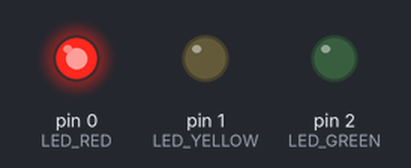
Recording of a sketch running on a simulated Arduino Uno, built with avr-gcc and run on an emulated ATmega328P. On the bench: output pins drawn as LEDs (lit = HIGH).

Above: at 5.0 s.
At 15.0 s:
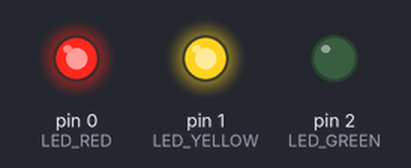
At 25.0 s:
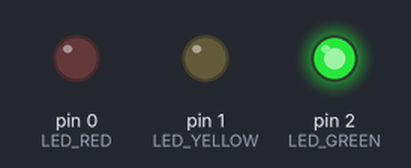
At 35.0 s:
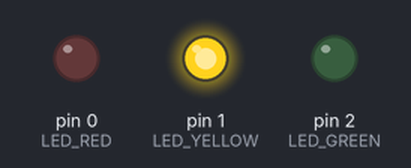
At 40.06 s:
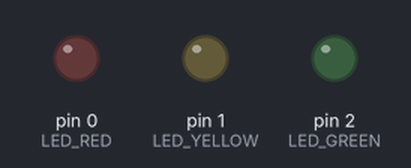
Timing chart, 0 to 52.2 s (numbered marks = the images above):
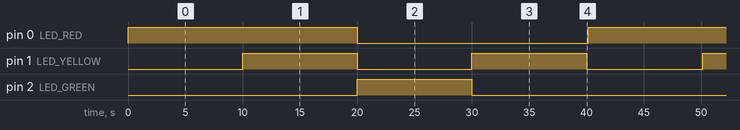

Measured:
- by itself, pin 0 (LED_RED): alternates HIGH for 20.0 s and LOW for 20.1 s
- by itself, pin 1 (LED_YELLOW): alternates HIGH for 10.0 s and LOW for 10.0 s
- by itself, pin 2 (LED_GREEN): alternates HIGH for 10.0 s and LOW for 30.1 s

The sketch:

TrafficLightSystem.ino.ino
```cpp
const int LED_RED = 0;
const int LED_YELLOW = 1;
const int LED_GREEN = 2;

const int MILLI = 10000;
const int MILLI_SHORT = 125;


void setup() {
    pinMode(LED_RED, OUTPUT);
    pinMode(LED_YELLOW, OUTPUT);
    pinMode(LED_GREEN, OUTPUT);
}


void loop() {
    // Red On
    digitalWrite(LED_RED, HIGH);
    delay(MILLI);

    // Amber/Yellow On
    digitalWrite(LED_YELLOW, HIGH);
    delay(MILLI);

    // Red & Amber Off
    digitalWrite(LED_RED, LOW);
    digitalWrite(LED_YELLOW, LOW);

    // Green On
    digitalWrite(LED_GREEN, HIGH);
    delay(MILLI);

    // Amber On, Green Off
    digitalWrite(LED_GREEN, LOW);
    digitalWrite(LED_YELLOW, HIGH);
    delay(MILLI);

    // Amber off
    digitalWrite(LED_YELLOW, LOW);
    delay(MILLI_SHORT);
}
```

Code.cpp
```cpp
/*  @Author: Lloyd Thomas
    @Date: 17/09/2021
    @Version: 1.0
    @Title: Traffic Light System
*/


// LED board indexes (change according to which pins are being used)
const int LED_RED = 0;
const int LED_YELLOW = 1;
const int LED_GREEN = 2;

// Time between LED's changing in state
const int MILLI = 10000;
const int MILLI_SHORT = 125;


// Add devices to board
void setup() {
    /*  Red, yellow & green traffic lights:
        -----------------------------------
        Using LED's of these colours, apply them
        to the board indexes so that they can be accessed
        in the program loop.
    */

    // Apply indexes to pins
    pinMode(LED_RED, OUTPUT);
    pinMode(LED_YELLOW, OUTPUT);
    pinMode(LED_GREEN, OUTPUT);
}


// Main circuit loop
void loop() {
    /*  START:
        ------
        The initial loop will ensure that
        the LED's light up and turn off in
        the correct order & at the right times,
        while using the correct timing in between
        state changes.
    */


    // Red On
    digitalWrite(LED_RED, HIGH);
    delay(MILLI);

    // Amber/Yellow On
    digitalWrite(LED_YELLOW, HIGH);
    delay(MILLI);

    // Red & Amber Off
    digitalWrite(LED_RED, LOW);
    digitalWrite(LED_YELLOW, LOW);

    // Green On
    digitalWrite(LED_GREEN, HIGH);
    delay(MILLI);

    // Amber On, Green Off
    digitalWrite(LED_GREEN, LOW);
    digitalWrite(LED_YELLOW, HIGH);
    delay(MILLI);

    // Amber off
    digitalWrite(LED_YELLOW, LOW);
    delay(MILLI_SHORT);


    /*  END OF LOOP
        -----------
    */
}
```
